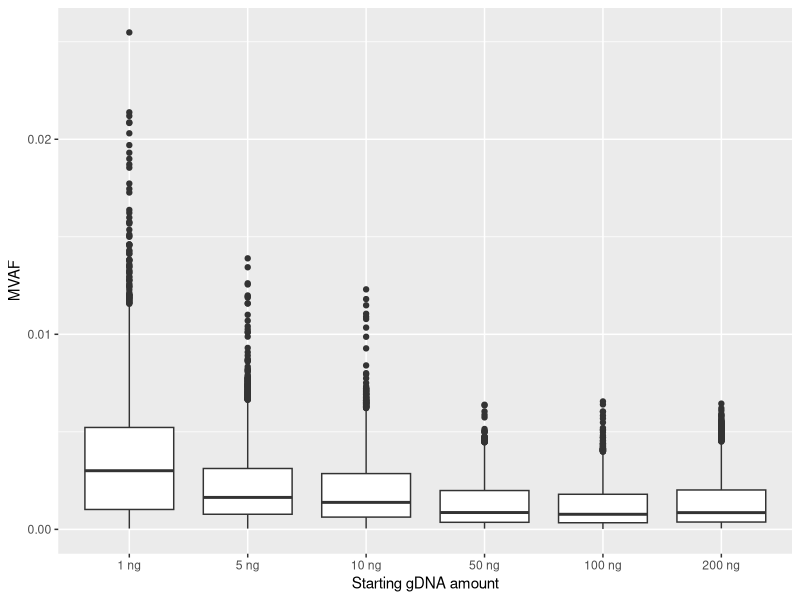
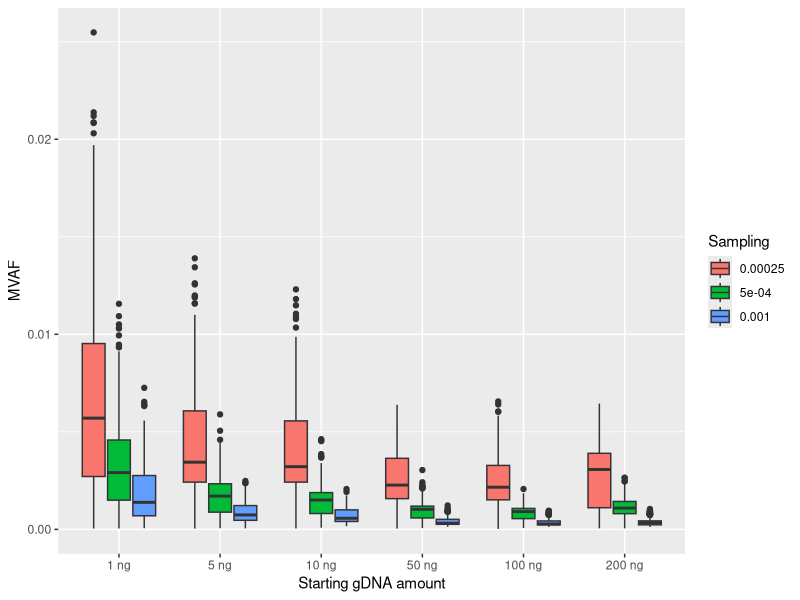
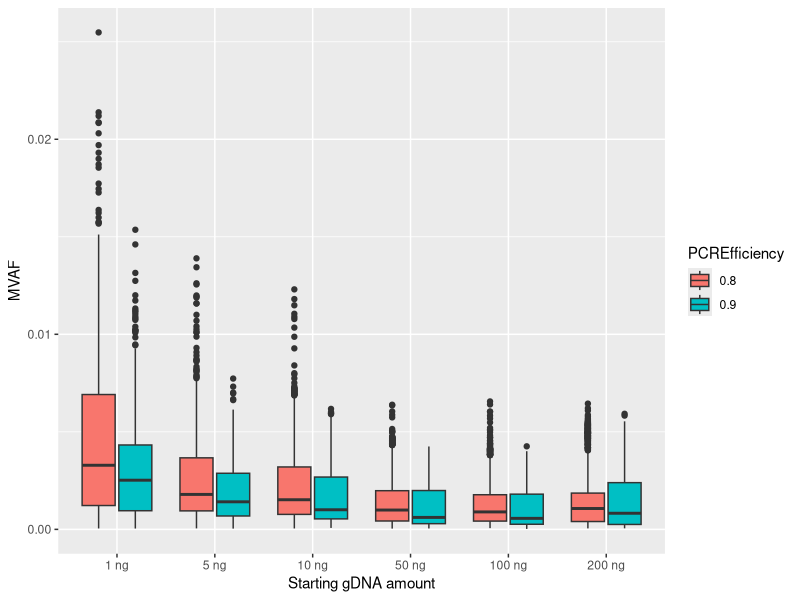
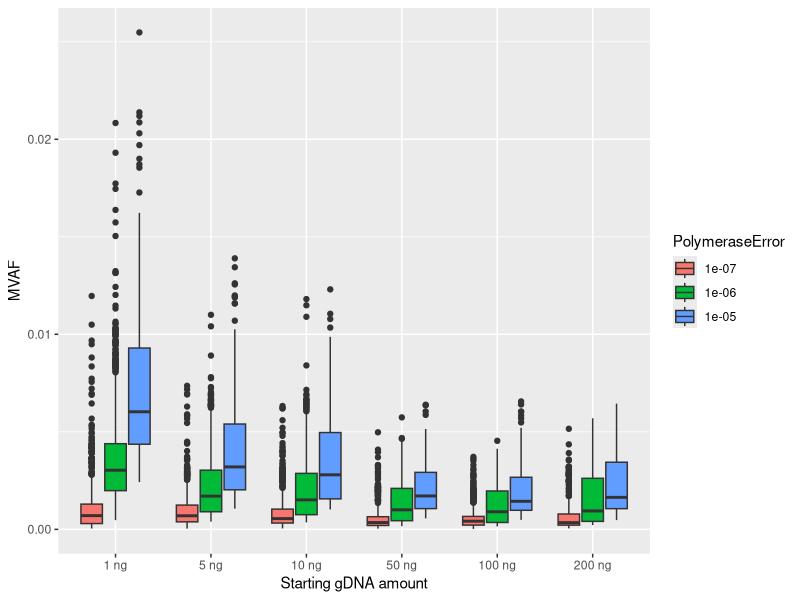

Source code (R) for these figures, in order:
library(ggplot2)

data <- read.csv("by_initPop_sampling.csv")
data[data$InitialPop==278,"InitialPop"] <- "1 ng"
data[data$InitialPop==1392,"InitialPop"] <- "5 ng"
data[data$InitialPop==2785,"InitialPop"] <- "10 ng"
data[data$InitialPop==13927,"InitialPop"] <- "50 ng"
data[data$InitialPop==27855,"InitialPop"] <- "100 ng"
data[data$InitialPop==65710,"InitialPop"] <- "200 ng"
data$InitialPop <- factor(data$InitialPop,levels=c("1 ng","5 ng","10 ng","50 ng","100 ng","200 ng"))
data$Sampling <- factor(data$Sampling)
data$PCREfficiency <- factor(data$PCREfficiency)
data$PolymeraseError <- factor(data$PolymeraseError)

pdf("by_starting_amount.pdf",width=10,height=6)
print(ggplot(data=data,aes(factor(InitialPop),Max)) + geom_boxplot() + ylab("MVAF") + xlab("Starting gDNA amount"))
dev.off()

pdf("by_starting_amount_bySampling.pdf",width=10,height=6)
print(ggplot(data=data,aes(factor(InitialPop),Max,fill=Sampling)) + geom_boxplot() + ylab("MVAF") + xlab("Starting gDNA amount"))
dev.off()

pdf("by_starting_amount_PCREfficiency.pdf",width=10,height=6)
print(ggplot(data=data,aes(factor(InitialPop),Max,fill=PCREfficiency)) + geom_boxplot() + ylab("MVAF") + xlab("Starting gDNA amount"))
dev.off()

pdf("by_starting_amount_PolymeraseError.pdf",width=10,height=6)
print(ggplot(data=data,aes(factor(InitialPop),Max,fill=PolymeraseError)) + geom_boxplot() + ylab("MVAF") + xlab("Starting gDNA amount"))
dev.off()
